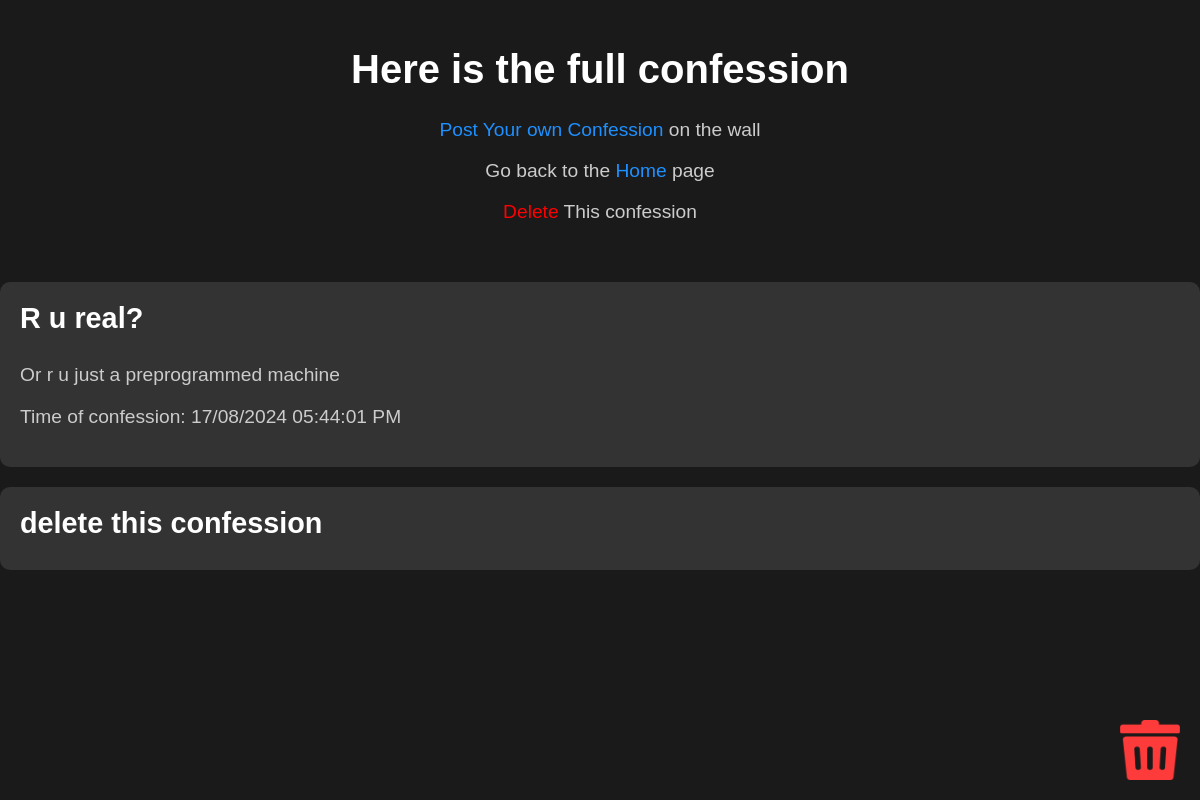
Page /confession/50 on the committed database.
### tables this page shows
CREATE TABLE confessions (
                id INTEGER PRIMARY KEY AUTOINCREMENT,
                title TEXT NOT NULL,
                confession TEXT NOT NULL,
                password TEXT NOT NULL, 
                date DATE NOT NULL
            );

### main.py (the view)
@app.route('/confession', methods=['GET'])
@app.route('/confession/<id>', methods=['GET'])
def seeing_confession(id=None):
    idcheck = checkid(id)
    if idcheck == False or idcheck == None or id == None:
        return redirect("/", code=302)
    else:
        try:
            confessions = sqlite3.connect("database.db")
            cursor = confessions.cursor()
            cursor.execute('SELECT * FROM confessions WHERE id=?', (id,))
            confession = cursor.fetchone()
            confessions.commit()
        except sqlite3.Error as e:
            print(f"\033[91mAn error occurred:\033[00m {e} ")
            init_db()
        finally:
            if confessions:
                confessions.close()
        return render_template("confession.html", confession=confession)

### main.py (called while the page is built)
def checkid(id):
    try:
        confessions = sqlite3.connect("database.db")
        cursor = confessions.cursor()
        cursor.execute('SELECT id FROM confessions')
        ids = [str(row[0]) for row in cursor.fetchall()]
        confessions.commit()
        if id not in ids:
            return False
        return True
    except sqlite3.Error as e:
        print(f"\033[91mAn error occurred:\033[00m {e} ")
        init_db()
        return None
    finally:
        if confessions:
            confessions.close()

### templates/confession.html (shortened to what this page needs)
<!DOCTYPE html>
<html lang="en">
<head>
    <link rel="stylesheet" href="{{ url_for('static', filename='styles.css') }}">
</head>
<body>
    <div class="container">
        <h1>Here is the full confession</h1>
        <p><a href="../PostYourConfession">Post Your own Confession </a> on the wall</p>
        <p>Go back to the <a href="../">Home</a> page</p>
        <p><a href="../delete/{{ confession[0] }}" style="color: red;">Delete </a> This confession</p>
    </div>
        <div class="confession_container">
            <h1 class="confession_h1">{{ confession[1] }}</h1>
            <p>{{ confession[2] }}</p>
            <p style="text-align: left;">Time of confession: {{ confession[4] }}</p>
        </div>
        <div class="confession_container confession_container_hover">
            <a href="../delete/{{ confession[0] }}" class="confession_a">
            <h1 class="confession_h1">delete this confession</h1>
            </a>
        </div>
        <a href="../delete/{{ confession[0] }}"><img src="{{ url_for('static', filename='trash_can.png') }}" id="corner_image" alt="Delete a Confession" ></a>
</body>
</html>

### static/styles.css (style rules this page uses)
body { margin: 0; font-family: 'Arial', sans-serif; background-color: #1a1a1a; color: #f5f5f5; }
.container { text-align: center; padding: 20px; max-width: 800px; margin: auto; }
h1 { font-size: 2.5em; color: #ffffff; }
p { font-size: 1.2em; color: #cccccc; }
a { color: #1e90ff; text-decoration: none; transition: color 0.3s ease; }
#corner_image { position: fixed; bottom: 20px; right: 20px; width: 60px; height: 60px; transition: transform 0.3s ease; }
.confession_container { background-color: #333333; border-radius: 10px; padding: 20px; margin: 20px 0; transition: transform 0.3s ease, box-shadow 0.3s ease; }
.confession_h1 { color: #ffffff; font-size: 1.8em; margin: 0; padding-bottom: 10px; }
.confession_a { text-decoration: none; color: inherit; }

### rows in the picture
confessions: title "R u real?", confession "Or r u just a preprogrammed machine", date "17/08/2024 05:44:01 PM"
